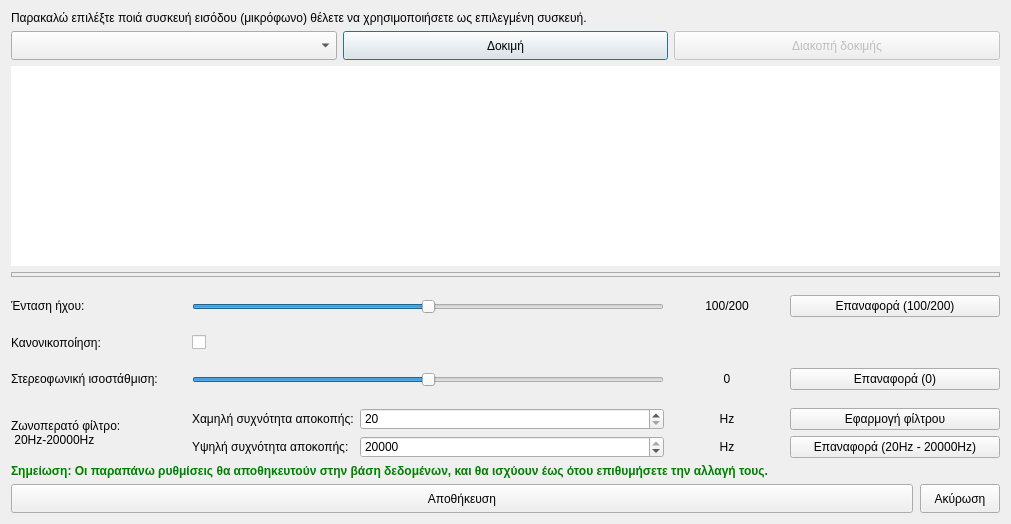
<?xml version="1.0" encoding="UTF-8"?>
<ui version="4.0">
 <class>Dialog</class>
 <widget class="QDialog" name="Dialog">
  <property name="geometry">
   <rect>
    <x>0</x>
    <y>0</y>
    <width>1011</width>
    <height>524</height>
   </rect>
  </property>
  <property name="windowTitle">
   <string>Ρυθμίση μικροφώνων</string>
  </property>
  <property name="windowIcon">
   <iconset resource="../../../icons.qrc">
    <normaloff>:/rest-windows/assets/images/rest-windows/microphone.png</normaloff>:/rest-windows/assets/images/rest-windows/microphone.png</iconset>
  </property>
  <property name="whatsThis">
   <string>Επιλογή μικροφώνου που επιθυμείτε να χρησιμοποιήσετε κατά την ραδιοφωνική μετάδοση</string>
  </property>
  <layout class="QGridLayout" name="gridLayout">
   <item row="0" column="0" colspan="3">
    <widget class="QLabel" name="label">
     <property name="text">
      <string>Παρακαλώ επιλέξτε ποιά συσκευή εισόδου (μικρόφωνο) θέλετε να χρησιμοποιήσετε ως επιλεγμένη συσκευή.</string>
     </property>
     <property name="wordWrap">
      <bool>true</bool>
     </property>
    </widget>
   </item>
   <item row="1" column="0">
    <widget class="QComboBox" name="select_microphone">
     <property name="sizePolicy">
      <sizepolicy hsizetype="Preferred" vsizetype="Maximum">
       <horstretch>0</horstretch>
       <verstretch>0</verstretch>
      </sizepolicy>
     </property>
     <property name="minimumSize">
      <size>
       <width>0</width>
       <height>29</height>
      </size>
     </property>
     <property name="whatsThis">
      <string>Επιλογή συσκευής μικροφώνου</string>
     </property>
    </widget>
   </item>
   <item row="1" column="1">
    <widget class="QPushButton" name="microphone_start">
     <property name="sizePolicy">
      <sizepolicy hsizetype="Minimum" vsizetype="Maximum">
       <horstretch>0</horstretch>
       <verstretch>0</verstretch>
      </sizepolicy>
     </property>
     <property name="minimumSize">
      <size>
       <width>0</width>
       <height>29</height>
      </size>
     </property>
     <property name="whatsThis">
      <string>Δοκιμαστικός έλεγχος συσκευής μικροφώνου</string>
     </property>
     <property name="text">
      <string>Δοκιμή</string>
     </property>
     <property name="icon">
      <iconset resource="../../../icons.qrc">
       <normaloff>:/rest-windows/assets/images/rest-windows/microphone.png</normaloff>:/rest-windows/assets/images/rest-windows/microphone.png</iconset>
     </property>
    </widget>
   </item>
   <item row="1" column="2">
    <widget class="QPushButton" name="microphone_stop">
     <property name="enabled">
      <bool>false</bool>
     </property>
     <property name="sizePolicy">
      <sizepolicy hsizetype="Minimum" vsizetype="Maximum">
       <horstretch>0</horstretch>
       <verstretch>0</verstretch>
      </sizepolicy>
     </property>
     <property name="minimumSize">
      <size>
       <width>0</width>
       <height>29</height>
      </size>
     </property>
     <property name="whatsThis">
      <string>Διακοπή δοκιμαστικού ελέγχου συσκευής μικροφώνου στην δευτερεύουσα συσκευή εξόδου</string>
     </property>
     <property name="text">
      <string>Διακοπή δοκιμής</string>
     </property>
    </widget>
   </item>
   <item row="3" column="0" colspan="3">
    <widget class="QFrame" name="timeline_strength_container_frame">
     <property name="minimumSize">
      <size>
       <width>0</width>
       <height>5</height>
      </size>
     </property>
     <property name="maximumSize">
      <size>
       <width>16777215</width>
       <height>5</height>
      </size>
     </property>
     <property name="whatsThis">
      <string>Ένταση ηχητικού σήματος μικροφώνου</string>
     </property>
     <property name="styleSheet">
      <string notr="true">QFrame{border:1px solid #ABABAB;}</string>
     </property>
     <property name="frameShape">
      <enum>QFrame::StyledPanel</enum>
     </property>
     <property name="frameShadow">
      <enum>QFrame::Raised</enum>
     </property>
     <widget class="QFrame" name="timeline_strength_pick_frame">
      <property name="geometry">
       <rect>
        <x>1</x>
        <y>1</y>
        <width>0</width>
        <height>4</height>
       </rect>
      </property>
      <property name="sizePolicy">
       <sizepolicy hsizetype="Fixed" vsizetype="Expanding">
        <horstretch>0</horstretch>
        <verstretch>0</verstretch>
       </sizepolicy>
      </property>
      <property name="minimumSize">
       <size>
        <width>0</width>
        <height>4</height>
       </size>
      </property>
      <property name="maximumSize">
       <size>
        <width>16777215</width>
        <height>4</height>
       </size>
      </property>
      <property name="styleSheet">
       <string notr="true">QFrame{
	background-color:blue;
}</string>
      </property>
      <property name="frameShape">
       <enum>QFrame::StyledPanel</enum>
      </property>
      <property name="frameShadow">
       <enum>QFrame::Raised</enum>
      </property>
     </widget>
    </widget>
   </item>
   <item row="4" column="0" colspan="3">
    <widget class="QFrame" name="settings_frame">
     <property name="styleSheet">
      <string notr="true">QFrame{border:none;}</string>
     </property>
     <property name="frameShape">
      <enum>QFrame::StyledPanel</enum>
     </property>
     <property name="frameShadow">
      <enum>QFrame::Raised</enum>
     </property>
     <layout class="QVBoxLayout" name="verticalLayout_4">
      <property name="leftMargin">
       <number>0</number>
      </property>
      <property name="topMargin">
       <number>0</number>
      </property>
      <property name="rightMargin">
       <number>0</number>
      </property>
      <property name="bottomMargin">
       <number>0</number>
      </property>
      <item>
       <widget class="QFrame" name="volume_frame">
        <property name="styleSheet">
         <string notr="true">QFrame{
	border:none;
}</string>
        </property>
        <property name="frameShape">
         <enum>QFrame::StyledPanel</enum>
        </property>
        <property name="frameShadow">
         <enum>QFrame::Raised</enum>
        </property>
        <layout class="QHBoxLayout" name="horizontalLayout_6">
         <property name="leftMargin">
          <number>0</number>
         </property>
         <property name="topMargin">
          <number>0</number>
         </property>
         <property name="rightMargin">
          <number>0</number>
         </property>
         <property name="bottomMargin">
          <number>0</number>
         </property>
         <item>
          <widget class="QLabel" name="volume_title">
           <property name="sizePolicy">
            <sizepolicy hsizetype="Fixed" vsizetype="Preferred">
             <horstretch>0</horstretch>
             <verstretch>0</verstretch>
            </sizepolicy>
           </property>
           <property name="minimumSize">
            <size>
             <width>175</width>
             <height>0</height>
            </size>
           </property>
           <property name="text">
            <string>Ένταση ήχου:</string>
           </property>
           <property name="wordWrap">
            <bool>true</bool>
           </property>
          </widget>
         </item>
         <item>
          <widget class="QFrame" name="volume_slider_frame">
           <property name="sizePolicy">
            <sizepolicy hsizetype="Expanding" vsizetype="Preferred">
             <horstretch>0</horstretch>
             <verstretch>0</verstretch>
            </sizepolicy>
           </property>
           <property name="frameShape">
            <enum>QFrame::StyledPanel</enum>
           </property>
           <property name="frameShadow">
            <enum>QFrame::Raised</enum>
           </property>
           <layout class="QVBoxLayout" name="verticalLayout_3">
            <property name="spacing">
             <number>0</number>
            </property>
            <property name="leftMargin">
             <number>0</number>
            </property>
            <property name="topMargin">
             <number>0</number>
            </property>
            <property name="rightMargin">
             <number>0</number>
            </property>
            <property name="bottomMargin">
             <number>0</number>
            </property>
            <item>
             <spacer name="verticalSpacer_3">
              <property name="orientation">
               <enum>Qt::Vertical</enum>
              </property>
              <property name="sizeHint" stdset="0">
               <size>
                <width>20</width>
                <height>5</height>
               </size>
              </property>
             </spacer>
            </item>
            <item>
             <widget class="QSlider" name="volume_slider">
              <property name="statusTip">
               <string>Επιλογή της τιμής της ενισχύσης του deck 1 σήματος.</string>
              </property>
              <property name="whatsThis">
               <string>Ρύθμιση της έντασης ήχου μικροφώνου</string>
              </property>
              <property name="maximum">
               <number>200</number>
              </property>
              <property name="value">
               <number>100</number>
              </property>
              <property name="orientation">
               <enum>Qt::Horizontal</enum>
              </property>
             </widget>
            </item>
            <item>
             <spacer name="verticalSpacer_4">
              <property name="orientation">
               <enum>Qt::Vertical</enum>
              </property>
              <property name="sizeHint" stdset="0">
               <size>
                <width>20</width>
                <height>1</height>
               </size>
              </property>
             </spacer>
            </item>
           </layout>
          </widget>
         </item>
         <item>
          <widget class="QLabel" name="volume_label">
           <property name="minimumSize">
            <size>
             <width>114</width>
             <height>0</height>
            </size>
           </property>
           <property name="whatsThis">
            <string>Ένταση ήχου μικροφώνου</string>
           </property>
           <property name="text">
            <string>100/200</string>
           </property>
           <property name="alignment">
            <set>Qt::AlignCenter</set>
           </property>
          </widget>
         </item>
         <item>
          <widget class="QPushButton" name="reset_volume_button">
           <property name="minimumSize">
            <size>
             <width>210</width>
             <height>0</height>
            </size>
           </property>
           <property name="statusTip">
            <string>Επαναφορά της ενίσχυσης του deck 1 σήματος στην τιμή 100/200.</string>
           </property>
           <property name="whatsThis">
            <string>Ρύθμιση της έντασης ήχου μικροφώνου στην τιμή 100%</string>
           </property>
           <property name="text">
            <string>Επαναφορά (100/200)</string>
           </property>
          </widget>
         </item>
        </layout>
       </widget>
      </item>
      <item>
       <widget class="QFrame" name="normalize_frame">
        <property name="styleSheet">
         <string notr="true">QFrame{
	border:none;
}</string>
        </property>
        <property name="frameShape">
         <enum>QFrame::StyledPanel</enum>
        </property>
        <property name="frameShadow">
         <enum>QFrame::Raised</enum>
        </property>
        <layout class="QHBoxLayout" name="horizontalLayout_12">
         <property name="leftMargin">
          <number>0</number>
         </property>
         <property name="topMargin">
          <number>0</number>
         </property>
         <property name="rightMargin">
          <number>0</number>
         </property>
         <property name="bottomMargin">
          <number>0</number>
         </property>
         <item>
          <widget class="QLabel" name="normalize_title">
           <property name="sizePolicy">
            <sizepolicy hsizetype="Fixed" vsizetype="Preferred">
             <horstretch>0</horstretch>
             <verstretch>0</verstretch>
            </sizepolicy>
           </property>
           <property name="minimumSize">
            <size>
             <width>175</width>
             <height>0</height>
            </size>
           </property>
           <property name="text">
            <string>Κανονικοποίηση:</string>
           </property>
           <property name="wordWrap">
            <bool>true</bool>
           </property>
          </widget>
         </item>
         <item>
          <widget class="QCheckBox" name="normalize_checkbox">
           <property name="statusTip">
            <string>Κανονικοποιεί το deck 1 σήμα ώστε η ένταση του ήχου να μην έχει μεγάλες διακυμάνσεις.</string>
           </property>
           <property name="whatsThis">
            <string>Κανονικοποίηση ή μη του ηχητικού σήματος</string>
           </property>
           <property name="text">
            <string/>
           </property>
          </widget>
         </item>
        </layout>
       </widget>
      </item>
      <item>
       <widget class="QFrame" name="pan_frame">
        <property name="styleSheet">
         <string notr="true">QFrame{
	border:none;
}</string>
        </property>
        <property name="frameShape">
         <enum>QFrame::StyledPanel</enum>
        </property>
        <property name="frameShadow">
         <enum>QFrame::Raised</enum>
        </property>
        <layout class="QHBoxLayout" name="horizontalLayout_13">
         <property name="leftMargin">
          <number>0</number>
         </property>
         <property name="topMargin">
          <number>0</number>
         </property>
         <property name="rightMargin">
          <number>0</number>
         </property>
         <property name="bottomMargin">
          <number>0</number>
         </property>
         <item>
          <widget class="QLabel" name="pan_title">
           <property name="sizePolicy">
            <sizepolicy hsizetype="Fixed" vsizetype="Preferred">
             <horstretch>0</horstretch>
             <verstretch>0</verstretch>
            </sizepolicy>
           </property>
           <property name="minimumSize">
            <size>
             <width>175</width>
             <height>0</height>
            </size>
           </property>
           <property name="text">
            <string>Στερεοφωνική ισοστάθμιση:</string>
           </property>
           <property name="wordWrap">
            <bool>true</bool>
           </property>
          </widget>
         </item>
         <item>
          <widget class="QFrame" name="pan_slider_frame">
           <property name="sizePolicy">
            <sizepolicy hsizetype="Expanding" vsizetype="Preferred">
             <horstretch>0</horstretch>
             <verstretch>0</verstretch>
            </sizepolicy>
           </property>
           <property name="frameShape">
            <enum>QFrame::StyledPanel</enum>
           </property>
           <property name="frameShadow">
            <enum>QFrame::Raised</enum>
           </property>
           <layout class="QVBoxLayout" name="verticalLayout_8">
            <property name="spacing">
             <number>0</number>
            </property>
            <property name="leftMargin">
             <number>0</number>
            </property>
            <property name="topMargin">
             <number>0</number>
            </property>
            <property name="rightMargin">
             <number>0</number>
            </property>
            <property name="bottomMargin">
             <number>0</number>
            </property>
            <item>
             <spacer name="verticalSpacer_15">
              <property name="orientation">
               <enum>Qt::Vertical</enum>
              </property>
              <property name="sizeHint" stdset="0">
               <size>
                <width>20</width>
                <height>5</height>
               </size>
              </property>
             </spacer>
            </item>
            <item>
             <widget class="QSlider" name="pan_slider">
              <property name="statusTip">
               <string>Επιλογή της τιμής της στεροφωνικής ισοστάθμισης (τιμές από -1 (αριστερό ηχείο) έως 1 (δεξιό ηχείο)) για το deck 1 σήμα.</string>
              </property>
              <property name="whatsThis">
               <string>Ρύθμιση της στερεοφωνικής ισοστάθμισης του ήχου (αριστερό - δεξιό ηχείο)</string>
              </property>
              <property name="minimum">
               <number>-100</number>
              </property>
              <property name="maximum">
               <number>100</number>
              </property>
              <property name="value">
               <number>0</number>
              </property>
              <property name="orientation">
               <enum>Qt::Horizontal</enum>
              </property>
             </widget>
            </item>
            <item>
             <spacer name="verticalSpacer_16">
              <property name="orientation">
               <enum>Qt::Vertical</enum>
              </property>
              <property name="sizeHint" stdset="0">
               <size>
                <width>20</width>
                <height>1</height>
               </size>
              </property>
             </spacer>
            </item>
           </layout>
          </widget>
         </item>
         <item>
          <widget class="QLabel" name="pan_label">
           <property name="minimumSize">
            <size>
             <width>114</width>
             <height>0</height>
            </size>
           </property>
           <property name="text">
            <string>0</string>
           </property>
           <property name="alignment">
            <set>Qt::AlignCenter</set>
           </property>
          </widget>
         </item>
         <item>
          <widget class="QPushButton" name="pan_button">
           <property name="minimumSize">
            <size>
             <width>210</width>
             <height>0</height>
            </size>
           </property>
           <property name="statusTip">
            <string>Επαναφορά της τιμής της στερεοφωνικής ισοστάθμισης στην τιμή 0 (ίδια ένταση ήχου τόσο στο αριστερό όσο και στο δεξιό ηχείο) για το deck 1 σήμα.</string>
           </property>
           <property name="whatsThis">
            <string>Ρύθμιση της στερεοφωνικής ισοστάθμισης στην τιμή 0 (ίση ένταση και στα δύο ηχεία)</string>
           </property>
           <property name="text">
            <string>Επαναφορά (0)</string>
           </property>
          </widget>
         </item>
        </layout>
       </widget>
      </item>
      <item>
       <widget class="QFrame" name="filter_frame">
        <property name="styleSheet">
         <string notr="true">QFrame{
	border:none;
}</string>
        </property>
        <property name="frameShape">
         <enum>QFrame::StyledPanel</enum>
        </property>
        <property name="frameShadow">
         <enum>QFrame::Raised</enum>
        </property>
        <layout class="QHBoxLayout" name="horizontalLayout_14">
         <property name="leftMargin">
          <number>0</number>
         </property>
         <property name="topMargin">
          <number>0</number>
         </property>
         <property name="rightMargin">
          <number>0</number>
         </property>
         <property name="bottomMargin">
          <number>0</number>
         </property>
         <item>
          <widget class="QLabel" name="deck_1_filter_title">
           <property name="sizePolicy">
            <sizepolicy hsizetype="Fixed" vsizetype="Preferred">
             <horstretch>0</horstretch>
             <verstretch>0</verstretch>
            </sizepolicy>
           </property>
           <property name="minimumSize">
            <size>
             <width>175</width>
             <height>0</height>
            </size>
           </property>
           <property name="text">
            <string>Ζωνοπερατό φίλτρο:
 20Hz-20000Hz</string>
           </property>
           <property name="wordWrap">
            <bool>true</bool>
           </property>
          </widget>
         </item>
         <item>
          <widget class="QFrame" name="filter_select_frequencies_frame">
           <property name="frameShape">
            <enum>QFrame::StyledPanel</enum>
           </property>
           <property name="frameShadow">
            <enum>QFrame::Raised</enum>
           </property>
           <layout class="QGridLayout" name="gridLayout_6">
            <property name="leftMargin">
             <number>0</number>
            </property>
            <property name="topMargin">
             <number>0</number>
            </property>
            <property name="rightMargin">
             <number>0</number>
            </property>
            <property name="bottomMargin">
             <number>0</number>
            </property>
            <item row="1" column="2">
             <widget class="QLabel" name="filter_hz_high_frequency_label">
              <property name="minimumSize">
               <size>
                <width>114</width>
                <height>0</height>
               </size>
              </property>
              <property name="maximumSize">
               <size>
                <width>50</width>
                <height>16777215</height>
               </size>
              </property>
              <property name="text">
               <string>Hz</string>
              </property>
              <property name="alignment">
               <set>Qt::AlignCenter</set>
              </property>
             </widget>
            </item>
            <item row="1" column="3">
             <widget class="QPushButton" name="filter_reset_filter_button">
              <property name="minimumSize">
               <size>
                <width>210</width>
                <height>0</height>
               </size>
              </property>
              <property name="maximumSize">
               <size>
                <width>144</width>
                <height>16777215</height>
               </size>
              </property>
              <property name="statusTip">
               <string>Επαναφορά των τιμών του deck 1 ζωνοπερατού φίλτρου (χαμηλή συχνότητα: 20 Hz, υψηλή συχνότητα: 20000 Hz).</string>
              </property>
              <property name="whatsThis">
               <string>Ρύθμιση του ζωνοπερατού φίλτρου στο ιδανικό εύρος 20 Hz - 20000 Hz</string>
              </property>
              <property name="text">
               <string>Επαναφορά (20Hz - 20000Hz)</string>
              </property>
              <property name="icon">
               <iconset resource="../../../icons.qrc">
                <normaloff>:/main-window/assets/images/main-window/default-filter.png</normaloff>:/main-window/assets/images/main-window/default-filter.png</iconset>
              </property>
             </widget>
            </item>
            <item row="1" column="0">
             <widget class="QLabel" name="label_12">
              <property name="sizePolicy">
               <sizepolicy hsizetype="Fixed" vsizetype="Preferred">
                <horstretch>0</horstretch>
                <verstretch>0</verstretch>
               </sizepolicy>
              </property>
              <property name="text">
               <string>Υψηλή συχνότητα αποκοπής:</string>
              </property>
             </widget>
            </item>
            <item row="0" column="0">
             <widget class="QLabel" name="label_13">
              <property name="sizePolicy">
               <sizepolicy hsizetype="Fixed" vsizetype="Preferred">
                <horstretch>0</horstretch>
                <verstretch>0</verstretch>
               </sizepolicy>
              </property>
              <property name="text">
               <string>Χαμηλή συχνότητα αποκοπής:</string>
              </property>
             </widget>
            </item>
            <item row="0" column="2">
             <widget class="QLabel" name="filter_hz_low_frequency_label">
              <property name="minimumSize">
               <size>
                <width>114</width>
                <height>0</height>
               </size>
              </property>
              <property name="maximumSize">
               <size>
                <width>50</width>
                <height>16777215</height>
               </size>
              </property>
              <property name="text">
               <string>Hz</string>
              </property>
              <property name="alignment">
               <set>Qt::AlignCenter</set>
              </property>
             </widget>
            </item>
            <item row="0" column="3">
             <widget class="QPushButton" name="filter_apply_filter_button">
              <property name="minimumSize">
               <size>
                <width>210</width>
                <height>0</height>
               </size>
              </property>
              <property name="maximumSize">
               <size>
                <width>144</width>
                <height>16777215</height>
               </size>
              </property>
              <property name="statusTip">
               <string>Εφαρμογή των επιλογών του deck 1 ζωνοπερατού φίλτρου.</string>
              </property>
              <property name="whatsThis">
               <string>Εφαρμογή των ρυθμίσεων του ζωνοπερατού φίλτρου</string>
              </property>
              <property name="text">
               <string>Εφαρμογή φίλτρου</string>
              </property>
              <property name="icon">
               <iconset resource="../../../icons.qrc">
                <normaloff>:/main-window/assets/images/main-window/apply-filter.png</normaloff>:/main-window/assets/images/main-window/apply-filter.png</iconset>
              </property>
             </widget>
            </item>
            <item row="0" column="1">
             <widget class="QSpinBox" name="low_frequency">
              <property name="statusTip">
               <string>Επιλογή της χαμηλής συχνότητας αποκοπής του deck 1 ζωνοπερατού φίλτρου.</string>
              </property>
              <property name="whatsThis">
               <string>Ρύθμιση της χαμηλής συχνότητας του βαθυπερατού φίλτρου</string>
              </property>
              <property name="minimum">
               <number>20</number>
              </property>
              <property name="maximum">
               <number>20000</number>
              </property>
              <property name="singleStep">
               <number>100</number>
              </property>
             </widget>
            </item>
            <item row="1" column="1">
             <widget class="QSpinBox" name="high_frequency">
              <property name="statusTip">
               <string>Επιλογή της υψηλής συχνότητας αποκοπής του deck 1 ζωνοπερατού φίλτρου.</string>
              </property>
              <property name="whatsThis">
               <string>Ρύθμιση της υψηλής συχνότητας του υψιπερατού φίλτρου</string>
              </property>
              <property name="minimum">
               <number>20</number>
              </property>
              <property name="maximum">
               <number>20000</number>
              </property>
              <property name="singleStep">
               <number>100</number>
              </property>
              <property name="value">
               <number>20000</number>
              </property>
             </widget>
            </item>
           </layout>
          </widget>
         </item>
        </layout>
       </widget>
      </item>
     </layout>
    </widget>
   </item>
   <item row="5" column="0" colspan="3">
    <widget class="QLabel" name="label_2">
     <property name="styleSheet">
      <string notr="true">QLabel{
	font-weight:bold;
	color:green;
}</string>
     </property>
     <property name="text">
      <string>Σημείωση: Οι παραπάνω ρυθμίσεις θα αποθηκευτούν στην βάση δεδομένων, και θα ισχύουν έως ότου επιθυμήσετε την αλλαγή τους.</string>
     </property>
    </widget>
   </item>
   <item row="6" column="0" colspan="3">
    <widget class="QFrame" name="frame">
     <property name="styleSheet">
      <string notr="true">QFrame{border:none;}</string>
     </property>
     <property name="frameShape">
      <enum>QFrame::StyledPanel</enum>
     </property>
     <property name="frameShadow">
      <enum>QFrame::Raised</enum>
     </property>
     <layout class="QHBoxLayout" name="horizontalLayout">
      <property name="spacing">
       <number>7</number>
      </property>
      <property name="leftMargin">
       <number>0</number>
      </property>
      <property name="topMargin">
       <number>0</number>
      </property>
      <property name="rightMargin">
       <number>0</number>
      </property>
      <property name="bottomMargin">
       <number>0</number>
      </property>
      <item>
       <widget class="QPushButton" name="save">
        <property name="sizePolicy">
         <sizepolicy hsizetype="Expanding" vsizetype="Maximum">
          <horstretch>0</horstretch>
          <verstretch>0</verstretch>
         </sizepolicy>
        </property>
        <property name="minimumSize">
         <size>
          <width>0</width>
          <height>29</height>
         </size>
        </property>
        <property name="whatsThis">
         <string>Αποθήκευση και έξοδος</string>
        </property>
        <property name="text">
         <string>Αποθήκευση</string>
        </property>
        <property name="icon">
         <iconset resource="../../../icons.qrc">
          <normaloff>:/rest-windows/assets/images/rest-windows/save.png</normaloff>:/rest-windows/assets/images/rest-windows/save.png</iconset>
        </property>
       </widget>
      </item>
      <item>
       <widget class="QPushButton" name="cancel">
        <property name="sizePolicy">
         <sizepolicy hsizetype="Minimum" vsizetype="Maximum">
          <horstretch>0</horstretch>
          <verstretch>0</verstretch>
         </sizepolicy>
        </property>
        <property name="minimumSize">
         <size>
          <width>0</width>
          <height>29</height>
         </size>
        </property>
        <property name="whatsThis">
         <string>Κλείσιμο παραθύρου (Άνοιγμα παραθύρου επιβεβαίωσης σε περίπτωση αλλαγής ρυθμίσεων)</string>
        </property>
        <property name="text">
         <string>Ακύρωση</string>
        </property>
       </widget>
      </item>
     </layout>
    </widget>
   </item>
   <item row="2" column="0" colspan="3">
    <widget class="QFrame" name="graph">
     <property name="minimumSize">
      <size>
       <width>0</width>
       <height>200</height>
      </size>
     </property>
     <property name="maximumSize">
      <size>
       <width>16777215</width>
       <height>200</height>
      </size>
     </property>
     <property name="whatsThis">
      <string>Οπτικοποίηση σήματος μικροφώνου</string>
     </property>
     <property name="styleSheet">
      <string notr="true">QFrame{border:none;background:white;}</string>
     </property>
     <property name="frameShape">
      <enum>QFrame::StyledPanel</enum>
     </property>
     <property name="frameShadow">
      <enum>QFrame::Raised</enum>
     </property>
     <layout class="QVBoxLayout" name="verticalLayout">
      <property name="leftMargin">
       <number>0</number>
      </property>
      <property name="topMargin">
       <number>0</number>
      </property>
      <property name="rightMargin">
       <number>0</number>
      </property>
      <property name="bottomMargin">
       <number>0</number>
      </property>
     </layout>
    </widget>
   </item>
  </layout>
 </widget>
 <tabstops>
  <tabstop>select_microphone</tabstop>
  <tabstop>microphone_start</tabstop>
  <tabstop>microphone_stop</tabstop>
  <tabstop>volume_slider</tabstop>
  <tabstop>reset_volume_button</tabstop>
  <tabstop>normalize_checkbox</tabstop>
  <tabstop>pan_slider</tabstop>
  <tabstop>pan_button</tabstop>
  <tabstop>low_frequency</tabstop>
  <tabstop>high_frequency</tabstop>
  <tabstop>filter_apply_filter_button</tabstop>
  <tabstop>filter_reset_filter_button</tabstop>
  <tabstop>save</tabstop>
  <tabstop>cancel</tabstop>
 </tabstops>
 <resources>
  <include location="../../../icons.qrc"/>
 </resources>
 <connections/>
</ui>
